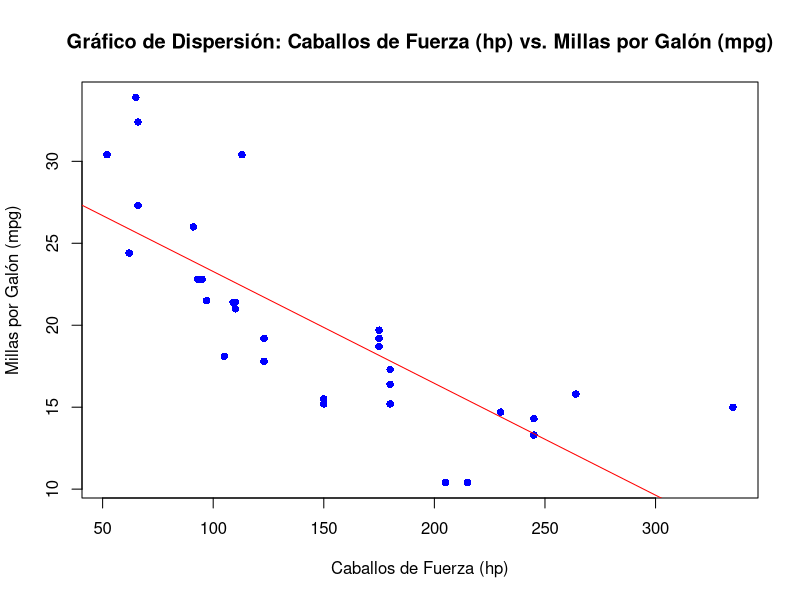
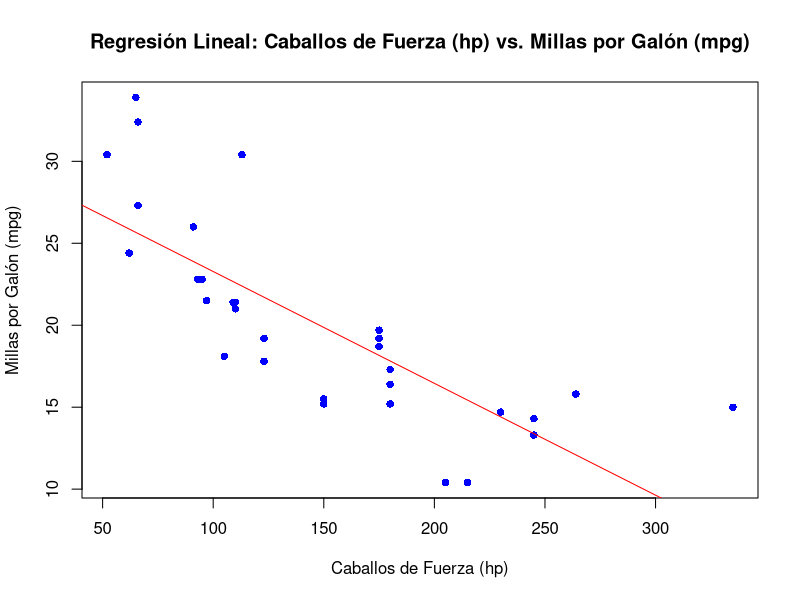
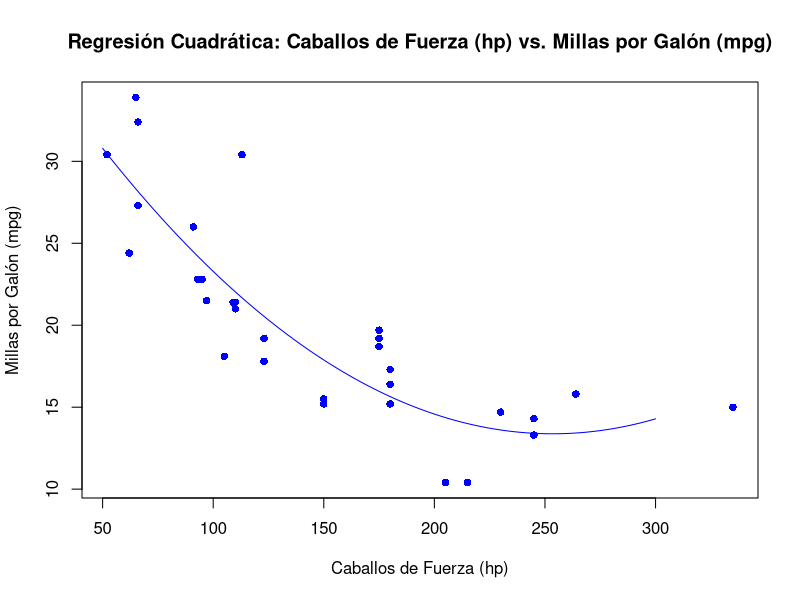

R code for these plots, in order:
# Cargamos el conjunto de datos mtcars (Motor Trend Car Road Tests) que ya viene incluido en R
print(mtcars)

# Gráfico de dispersión: Relación entre las variables hp y mpg
plot(mtcars$hp, mtcars$mpg, 
     main = "Gráfico de Dispersión: Caballos de Fuerza (hp) vs. Millas por Galón (mpg)",
     xlab = "Caballos de Fuerza (hp)",
     ylab = "Millas por Galón (mpg)",
     pch = 16, col = "blue")

# Regresión lineal simple utilizando la función lm para ajustar un modelo lineal
regresion <- lm(mpg ~ hp, data = mtcars)
# Agregamos la recta de regresión al gráfico de dispersión anterior (en rojo)
abline(regresion, col = "red")
# Mostramos el resumen del modelo de regresión lineal
summary(regresion)

# Creamos nuevos valores de hp para hacer predicciones
nuevas_hp <- data.frame(hp = seq(1000, 1100))
# Utilizamos la función predict para hacer predicciones utilizando el modelo de regresión previamente ajustado
predicciones <- predict(regresion, newdata = nuevas_hp)

# Gráfico de dispersión con la recta de regresión (en rojo) y las predicciones (en azul)
plot(mtcars$hp, mtcars$mpg, 
     main = "Regresión Lineal: Caballos de Fuerza (hp) vs. Millas por Galón (mpg)",
     xlab = "Caballos de Fuerza (hp)",
     ylab = "Millas por Galón (mpg)",
     pch = 16, col = "blue")
abline(regresion, col = "red")
points(nuevas_hp$hp, predicciones, col = "blue", pch = 16)

# Ahora realizamos una regresión lineal con una variable cuadrática (hp^2)
# Agregamos la columna hp^2 al dataframe mtcars
data <- mtcars
data$hp2 <- data$hp^2
# Ajustamos el nuevo modelo de regresión con mpg como respuesta y hp y hp^2 como predictores
regresion2 <- lm(mpg ~ hp + hp2, data = data)
# Mostramos un resumen del nuevo modelo
summary(regresion2)

# Creamos un rango de valores para hp (hp_e) para hacer predicciones
hp_e <- seq(50, 300)
# Realizamos predicciones utilizando el modelo de regresión con la variable cuadrática
predicciones2 <- predict(regresion2, list(hp = hp_e, hp2 = hp_e^2))

# Gráfico de dispersión con la curva de regresión cuadrática (en azul)
plot(mtcars$hp, mtcars$mpg, 
     main = "Regresión Cuadrática: Caballos de Fuerza (hp) vs. Millas por Galón (mpg)",
     xlab = "Caballos de Fuerza (hp)",
     ylab = "Millas por Galón (mpg)",
     pch = 16, col = "blue")
lines(hp_e, predicciones2, col = "blue")

